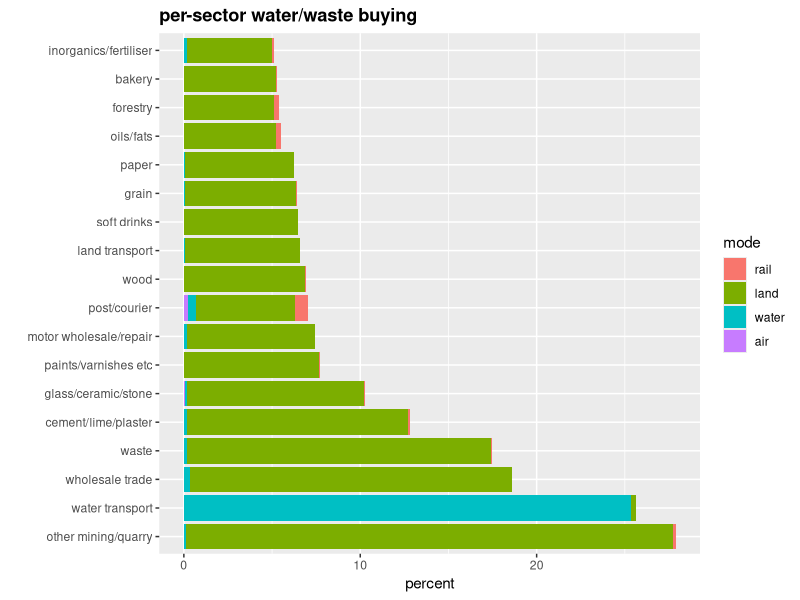

This figure's R source:
#Correlate between-sector spearman's to the difference in transport costs between sectors.
#Reason: see if similar sectors have similar transport costs
library(ggplot2)
library(reshape2)

#Load IO data
#Stop it from checking variable names - this keeps the X's at bay
flows <- read.csv("domesticUse2010ownMatrix_removingImputedRent_SICcodesInHeaderOnly.csv", 
                  check.names=FALSE)

percProcess <- function(flows, rowNum, name) {
  #colSums(flows) is total consumption of that sector
  val <- (flows[rowNum,]/colSums(flows)) * 100
  val <- melt(val, variable.name="SIC", value.name=name)
  return(val)
}


#Find out land transport costs used by each sector as a % of its total consumption
#Land transport services are 49.3-5
#We don't have the code for the rows, so it's row 63
# flows[63,1]

#rail
rail <- percProcess(flows,62, "rail")
#give rail an index so we can reorder the SICs correctly
#they're fine here. By the time we get to merge, they're not
#http://www.r-statistics.com/2012/01/merging-two-data-frame-objects-while-preserving-the-rows-order/
rail$index <- seq(1:104)

land <- percProcess(flows,63, "land")
water <- percProcess(flows,64, "water")
air <- percProcess(flows,65, "air")

#now combine in annoying way
transport <- merge(rail, land, by = "SIC")
transport <- merge(transport, water, by = "SIC")
transport <- merge(transport, air, by = "SIC")

#correct row order...
transport <- transport[order(transport$index),]
#correct factor order. Possibly
transport$SIC <- reorder(transport$SIC, transport$index)

names <- read.csv("domesticUse2010_shortSICnames.csv")

#refactor short names to the order they're in, not auto-alphabetic
names$shortname <- reorder(names$shortname, seq(1:104))

#add SIC short name labels
trans <- cbind(transport, names)

#hist(transPerc$percent, breaks=30)

#keep heavy only
#transPerc <- transPerc[1:58,]

#Variable for distinguishing light from heavy
trans$heavy <- "no"
trans$heavy[1:58] <-"yes"

#look at the small 'uns
#transPerc <- transPerc[transPerc$percent < 7,]

trans$shortname <- reorder(trans$shortname, -trans$land)

#summary(trans$percent)

#get a transport total per sector for subsetting later
#http://stackoverflow.com/questions/9651202/sum-variables-within-r-dataframe
trans$tots <- rowSums(subset(trans, select=c("rail","land","air","water")))

#melt! 
meltrans <- melt(trans, id.vars = c("SIC","index","shortname", "heavy", "tots"), 
                 measure.vars = c("rail","land", "water", "air"),
                                  variable.name="mode",
                                  value.name="percent")

meltrans$shortname <- reorder(meltrans$shortname, -meltrans$percent)

#subset some different graphs
# transub <- meltrans[meltrans$tots < 1.5,]
# transub <- meltrans[meltrans$tots < 5 & meltrans$tots > 1.5,]
transub <- meltrans[meltrans$tots > 5,]


printy <- ggplot(transub, aes(x=shortname, y=percent, fill = mode)) +
  #   scale_y_continuous(trans=log2_trans()) +  
  #     scale_y_continuous(trans=log2_trans(), breaks=c(2,4,8,16,30,60,120,400,1500,4500,16000)) +  
  #   coord_cartesian(xlim = c(0, 10)) +
  ggtitle("per-sector water/waste buying") +
  theme(plot.title = element_text(lineheight=1.5, face="bold")) +
  xlab("") +
  # ylab("percent") +
  ylab("percent") +
  # theme(axis.text = element_text(angle = 90, hjust = 1, vjust = -1)) +
  coord_flip() +
  geom_bar(stat="identity")#, colour="black"
#   geom_bar(stat="identity", aes(fill=heavy), colour="white")
#   geom_bar()

printy

#stacked bars
#ggsave(printy, file="transport.jpg", width=5, height=7, dpi = 600)
